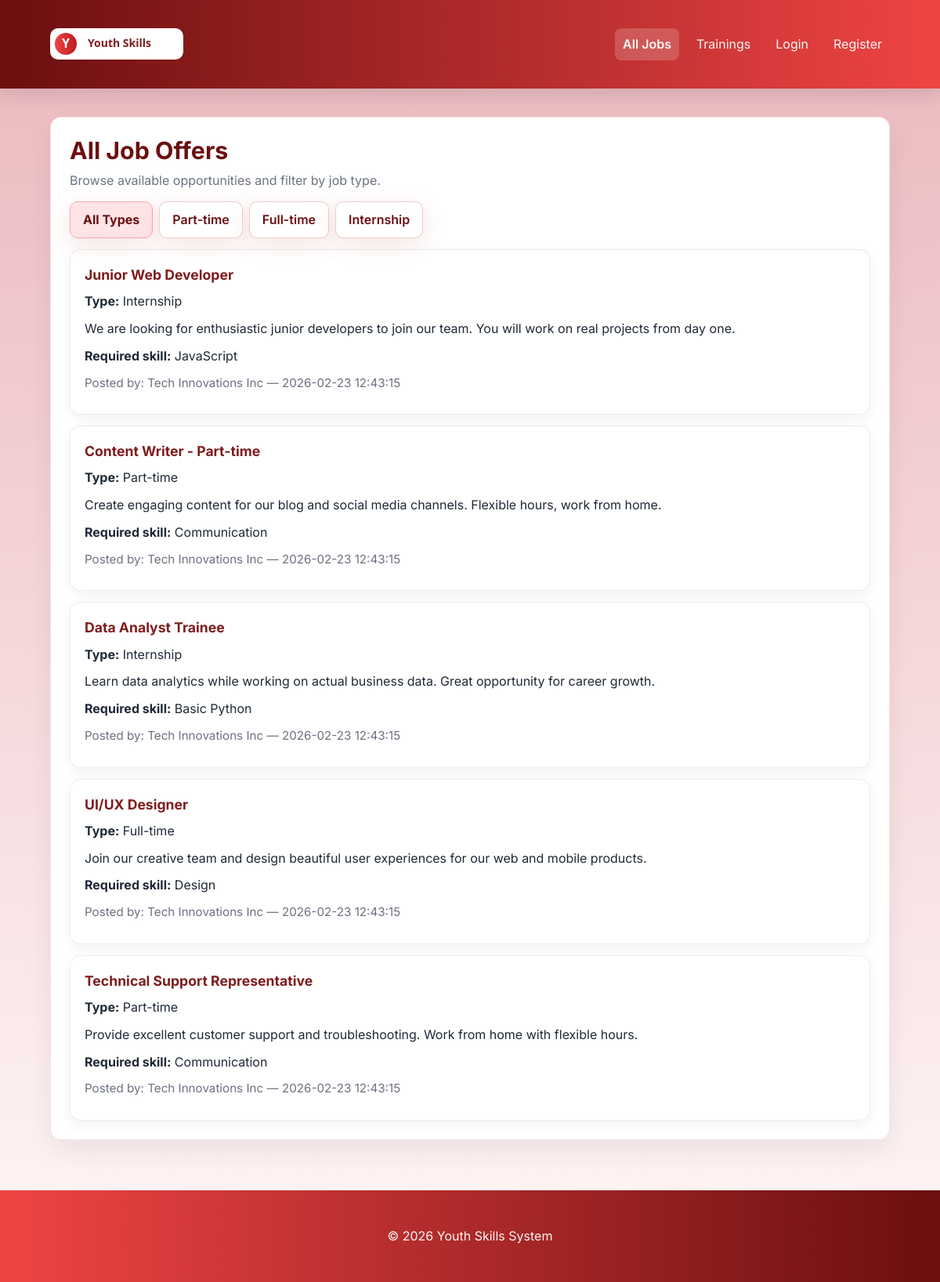
/jobs.php, run on the app's committed database.
### tables this page shows
CREATE TABLE IF NOT EXISTS `job_offers` (
  `id` INT AUTO_INCREMENT PRIMARY KEY,
  `company_id` INT,
  `title` VARCHAR(255),
  `description` TEXT,
  `offer_type` VARCHAR(80),
  `required_skill` VARCHAR(200),
  `created_at` TIMESTAMP DEFAULT CURRENT_TIMESTAMP
);

CREATE TABLE IF NOT EXISTS `users` (
  `id` INT AUTO_INCREMENT PRIMARY KEY,
  `fullname` VARCHAR(150),
  `email` VARCHAR(200) UNIQUE,
  `password` VARCHAR(255),
  `role` VARCHAR(50),
  `created_at` TIMESTAMP DEFAULT CURRENT_TIMESTAMP
);

### jobs.php (the view, shortened to what this page needs)
<?php include('includes/header.php');
$type_filter = isset($_GET['type']) ? $_GET['type'] : '';
if($type_filter){
    $stmt = $conn->prepare("SELECT job_offers.*, users.fullname AS company_name FROM job_offers LEFT JOIN users ON job_offers.company_id = users.id WHERE job_offers.offer_type = ? ORDER BY job_offers.created_at DESC");
    if($stmt){
        $stmt->bind_param('s', $type_filter);
        $stmt->execute();
        $result = $stmt->get_result();
    }
} else {
    $result = $conn->query("SELECT job_offers.*, users.fullname AS company_name FROM job_offers LEFT JOIN users ON job_offers.company_id = users.id ORDER BY job_offers.created_at DESC");
}
?>
<section class="card">
  <h1>All Job Offers</h1>
  <p class="subtitle">Browse available opportunities and filter by job type.</p>
  <div class="filter-row">
    <a class="btn secondary <?php echo !$type_filter ? 'active' : ''; ?>" href="/youth-system/jobs.php">All Types</a>
    <a class="btn secondary <?php echo $type_filter === 'Part-time' ? 'active' : ''; ?>" href="/youth-system/jobs.php?type=Part-time">Part-time</a>
    <a class="btn secondary <?php echo $type_filter === 'Full-time' ? 'active' : ''; ?>" href="/youth-system/jobs.php?type=Full-time">Full-time</a>
    <a class="btn secondary <?php echo $type_filter === 'Internship Training Only' ? 'active' : ''; ?>" href="/youth-system/jobs.php?type=Internship Training Only">Internship</a>
  </div>
  <?php if($result && $result->num_rows): ?>
    <?php while($row = $result->fetch_assoc()): ?>
      <article class="card">
        <h3><?php echo htmlspecialchars($row['title']); ?></h3>
        <p><strong>Type:</strong> <?php echo htmlspecialchars($row['offer_type']); ?></p>
        <p><?php echo nl2br(htmlspecialchars($row['description'])); ?></p>
        <p><strong>Required skill:</strong> <?php echo htmlspecialchars($row['required_skill']); ?></p>
        <p class="meta">Posted by: <?php echo htmlspecialchars($row['company_name'] ?? 'Company'); ?> — <?php echo htmlspecialchars($row['created_at']); ?></p>
      </article>
    <?php endwhile; ?>
  <?php else: ?>
    <div class="alert">No job offers yet.</div>
  <?php endif; ?>
</section>
<?php include('includes/footer.php'); ?>

### includes/header.php (shortened to what this page needs)
<?php
$current_page = basename($_SERVER['PHP_SELF'] ?? '');
function nav_active($pages, $current_page){
  return in_array($current_page, $pages, true) ? 'active' : '';
}
?>
<!doctype html>
<html lang="en">
<head>
  <link rel="stylesheet" href="/youth-system/assets/css/styles.css">
</head>
<body>
<header class="site-header">
  <div class="container header-inner">
    <a class="brand" href="/youth-system/"><img src="/youth-system/assets/img/logo.svg" alt="Youth Skills" class="brand-logo"></a>
    <nav class="nav" id="main-nav">
      <a class="<?php echo nav_active(['jobs.php'], $current_page); ?>" href="/youth-system/jobs.php">All Jobs</a>
      <a class="<?php echo nav_active(['trainings.php'], $current_page); ?>" href="/youth-system/trainings.php">Trainings</a>
      <?php if(isset($_SESSION['user_id'])): ?>
        <?php if(($_SESSION['user_role'] ?? '') === 'youth'): ?>
          <a class="<?php echo nav_active(['match_jobs.php', 'add_skill.php'], $current_page); ?>" href="/youth-system/match_jobs.php">Matched Jobs</a>
          <a class="<?php echo nav_active(['my_enrollments.php', 'register_training.php'], $current_page); ?>" href="/youth-system/my_enrollments.php">My Trainings</a>
        <?php elseif(($_SESSION['user_role'] ?? '') === 'company'): ?>
          <a class="<?php echo nav_active(['my_jobs.php'], $current_page); ?>" href="/youth-system/my_jobs.php">My Job Posts</a>
          <a class="<?php echo nav_active(['post_job.php'], $current_page); ?>" href="/youth-system/post_job.php">Post Job</a>
          <a class="<?php echo nav_active(['my_trainings.php'], $current_page); ?>" href="/youth-system/my_trainings.php">Posted Trainings</a>
          <a class="<?php echo nav_active(['post_training.php'], $current_page); ?>" href="/youth-system/post_training.php">Post Training</a>
        <?php endif; ?>
        <a class="<?php echo nav_active(['profile.php'], $current_page); ?>" href="/youth-system/profile.php">Profile</a>
      <?php else: ?>
        <a class="<?php echo nav_active(['login.php'], $current_page); ?>" href="/youth-system/login.php">Login</a>
        <a class="<?php echo nav_active(['register.php'], $current_page); ?>" href="/youth-system/register.php">Register</a>
      <?php endif; ?>
    </nav>
  </div>
</header>
<main class="container">

### includes/footer.php (shortened to what this page needs)
  </main>
  <footer class="site-footer">
    <div class="container">
      <p>&copy; <?php echo date('Y'); ?> Youth Skills System</p>
    </div>
  </footer>
</body>
</html>

### assets/css/styles.css (style rules this page uses)
:root { --bg-1: #ebb8bd; --bg-2: #fff7f7; --red-50: #fff1f2; --red-100: #ffe4e6; --red-300: #fda4af; --red-600: #ef4444; --red-700: #b91c1c; --red-800: #6b0f0f; --text-900: #1f2937; --muted: #6b7280; --container-width: 1120px; }
* { box-sizing:border-box }
body { font-family:Inter,system-ui,Segoe UI,Arial,sans-serif;margin:0;color:var(--text-900);background:linear-gradient(180deg,var(--bg-1),var(--bg-2));-webkit-font-smoothing:antialiased;line-height:1.55 }
.container { max-width:var(--container-width);margin:0 auto;padding:24px }
.site-header { background:linear-gradient(90deg,var(--red-800),var(--red-600));color:#fff;padding:12px 0;position:sticky;top:0;z-index:40;box-shadow:0 8px 24px rgba(15,23,42,0.12) }
.header-inner { display:flex;align-items:center;justify-content:space-between;gap:12px }
.brand { font-weight:700;color:#fff;text-decoration:none;font-size:1.1rem;display:flex;align-items:center }
.brand-logo { height:40px;border-radius:10px;display:block }
.nav { display:flex;align-items:center;gap:12px }
.nav a { color:rgba(255,255,255,0.95);text-decoration:none;padding:8px 10px;border-radius:8px;transition:background .16s,transform .12s }
.nav a.active { background:rgba(255,255,255,0.18);font-weight:600 }
.site-footer { background:linear-gradient(90deg,var(--red-600),var(--red-800));padding:22px 0;margin-top:36px;text-align:center;color:#fff }
.site-footer p { margin:0;opacity:.95 }
main.container { padding-top:20px;padding-bottom:28px }
h1 { margin:0 0 8px;font-size:1.9rem;line-height:1.2;color:var(--red-800) }
h3 { margin:0 0 8px;font-size:1.1rem;color:#7f1d1d }
p { margin:0 0 10px }
a { color:var(--red-700) }
.card { background:#fff;border:1px solid rgba(185,28,28,0.12);padding:24px;border-radius:14px;box-shadow:0 14px 32px rgba(15,23,42,0.07);margin-top:16px }
.card > .card { margin-top:14px;padding:18px;border-color:rgba(107,15,15,0.08);box-shadow:0 6px 18px rgba(15,23,42,0.05) }
.subtitle { color:var(--muted);margin-bottom:14px }
.filter-row { display:flex;gap:8px;flex-wrap:wrap;margin-bottom:14px }
.meta { margin-top:8px;color:var(--muted);font-size:.95rem }
.btn { display:inline-flex;align-items:center;justify-content:center;background-image:linear-gradient(90deg,var(--red-600),var(--red-700));color:#fff;border:none;padding:10px 16px;border-radius:10px;cursor:pointer;box-shadow:0 8px 30px rgba(185,28,28,0.12);font-weight:600;text-decoration:none;transition:filter .12s,transform .12s,box-shadow .12s }
.btn.secondary { background:#fff;color:var(--red-800);border:1px solid rgba(185,28,28,0.22) }
.btn.secondary.active { background:var(--red-100);border-color:var(--red-300);color:var(--red-800);font-weight:700 }

### data on the page
job_offers: title "Junior Web Developer", offer_type "Internship", description "We are looking for enthusiastic junior developers to join our team. You will work on real projects from day one.", required_skill "JavaScript", users.fullname "Tech Innovations Inc", created_at "2026-02-23 12:43:15"
job_offers: title "Content Writer - Part-time", offer_type "Part-time", description "Create engaging content for our blog and social media channels. Flexible hours, work from home.", required_skill "Communication", users.fullname "Tech Innovations Inc", created_at "2026-02-23 12:43:15"
job_offers: title "Data Analyst Trainee", offer_type "Internship", description "Learn data analytics while working on actual business data. Great opportunity for career growth.", required_skill "Basic Python", users.fullname "Tech Innovations Inc", created_at "2026-02-23 12:43:15"
job_offers: title "UI/UX Designer", offer_type "Full-time", description "Join our creative team and design beautiful user experiences for our web and mobile products.", required_skill "Design", users.fullname "Tech Innovations Inc", created_at "2026-02-23 12:43:15"
job_offers: title "Technical Support Representative", offer_type "Part-time", description "Provide excellent customer support and troubleshooting. Work from home with flexible hours.", required_skill "Communication", users.fullname "Tech Innovations Inc", created_at "2026-02-23 12:43:15"
